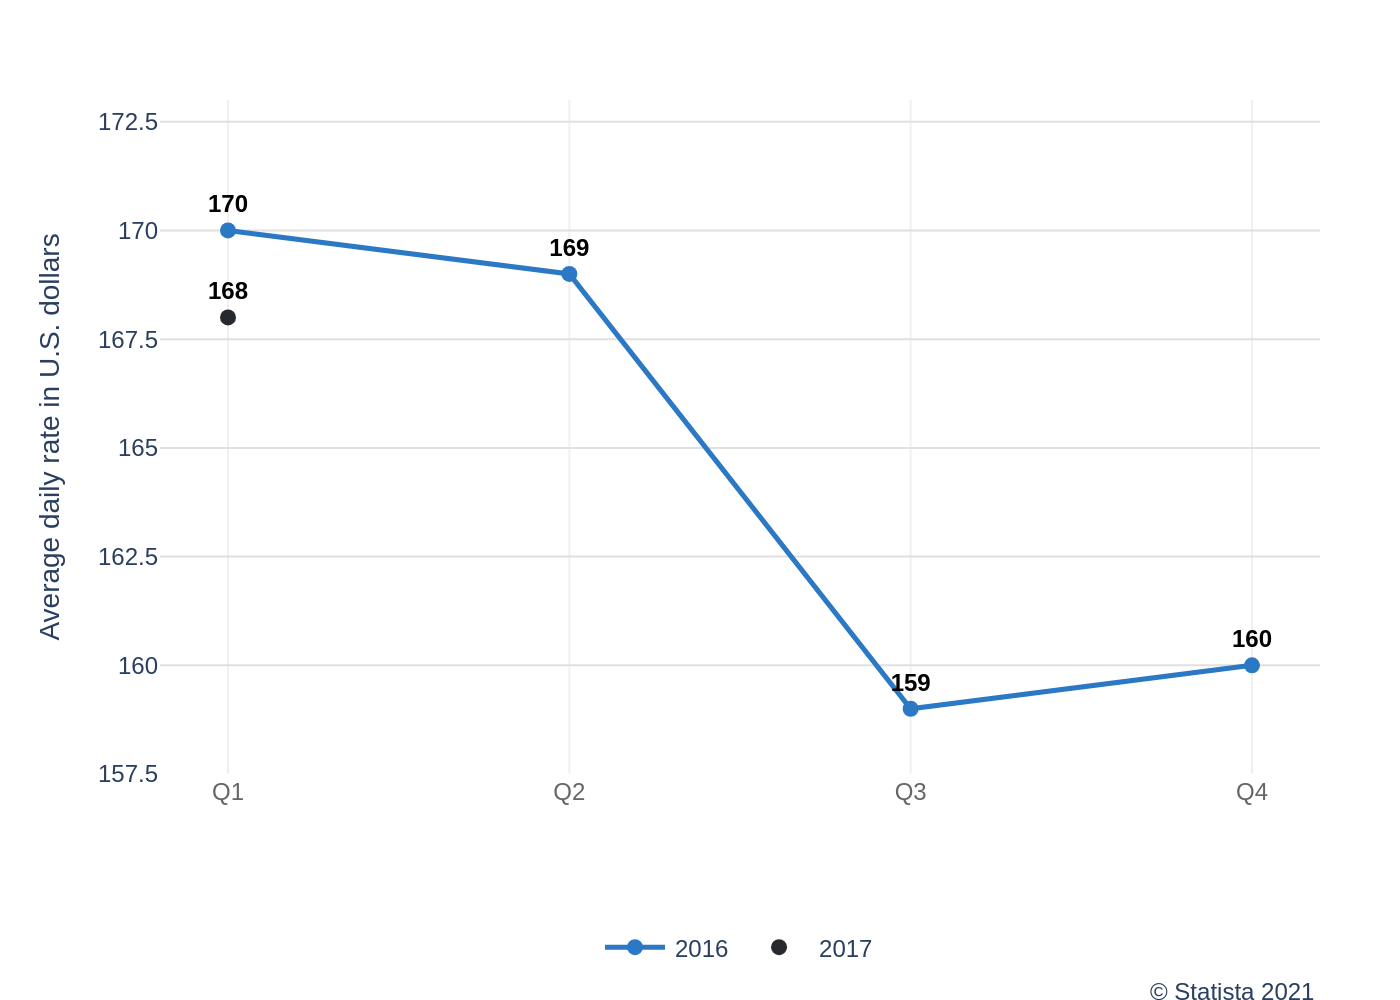

Source code (Python):
import sys
import json
import plotly.graph_objects as go
import os

# Check for command-line argument
if len(sys.argv) != 2:
    print("Usage: python generate_chart.py <json_file_path>")
    sys.exit(1)

json_file_path = sys.argv[1]

# Read data from the specified JSON file
try:
    with open(json_file_path, 'r', encoding='utf-8') as f:
        chart_data = json.load(f)
except FileNotFoundError:
    print(f"Error: JSON file not found at {json_file_path}")
    sys.exit(1)
except json.JSONDecodeError:
    print(f"Error: Could not decode JSON from {json_file_path}")
    sys.exit(1)

# Extract data from the JSON object
data_series = chart_data.get('chart_data', [])
texts = chart_data.get('texts', {})
colors = chart_data.get('colors', [])

# Create the figure
fig = go.Figure()

# Add traces by iterating through the data series
for i, series in enumerate(data_series):
    # Prepare text labels (bolded)
    text_labels = [f'<b>{y_val}</b>' if y_val is not None else None for y_val in series.get('y', [])]
    
    fig.add_trace(go.Scatter(
        x=series.get('x'),
        y=series.get('y'),
        name=series.get('name'),
        mode=series.get('mode'),
        line=dict(color=colors[i], width=2.5),
        marker=dict(color=colors[i], size=8),
        text=text_labels,
        textposition='top center',
        textfont=dict(
            family="Arial",
            size=12,
            color='black'
        )
    ))

# Configure layout
fig.update_layout(
    font=dict(family="Arial", size=12),
    plot_bgcolor='white',
    paper_bgcolor='white',
    title=texts.get('title'),
    yaxis=dict(
        title=texts.get('y_axis_title'),
        range=[157.5, 173],
        tickmode='linear',
        tick0=157.5,
        dtick=2.5,
        showgrid=True,
        gridcolor='#e0e0e0',
        gridwidth=1,
        zeroline=False
    ),
    xaxis=dict(
        title=texts.get('x_axis_title'),
        showgrid=True,
        gridcolor='#f0f0f0',
        gridwidth=1,
        tickfont=dict(color='#666666')
    ),
    legend=dict(
        orientation="h",
        yanchor="bottom",
        y=-0.3,
        xanchor="center",
        x=0.5
    ),
    margin=dict(l=80, r=40, b=100, t=50)
)

# Add source annotation
if texts.get('source'):
    fig.add_annotation(
        text=texts.get('source'),
        align='left',
        showarrow=False,
        xref='paper',
        yref='paper',
        x=1.0,
        y=-0.35,
        xanchor='right',
        yanchor='bottom'
    )

# Determine output filename and save the image
base_filename = os.path.splitext(os.path.basename(json_file_path))[0]
output_filename = f"{base_filename}.png"
fig.write_image(output_filename, scale=2)

print(f"Chart saved to {output_filename}")
